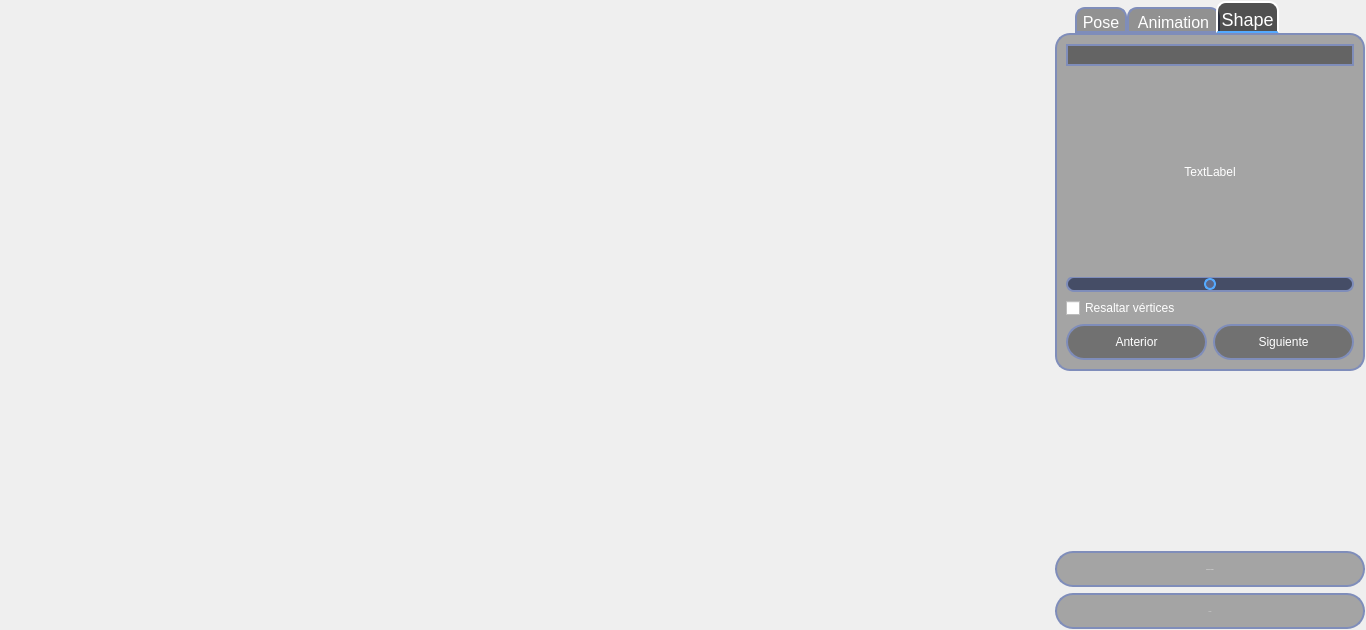
<?xml version="1.0" encoding="UTF-8"?>
<ui version="4.0">
 <class>OnlyMesh</class>
 <widget class="QWidget" name="OnlyMesh">
  <property name="geometry">
   <rect>
    <x>0</x>
    <y>0</y>
    <width>1366</width>
    <height>630</height>
   </rect>
  </property>
  <property name="windowTitle">
   <string>Form</string>
  </property>
  <property name="styleSheet">
   <string notr="true">QLabel {
background-color: none;
color: #FFF;
font: 16px &quot;Open Sans&quot;
}

/* ========================&gt; SLIDERS*/
QSlider {
background-color: none;
color: #FFF;
font: 16px &quot;Open Sans&quot;
}
QSlider::groove:horizontal {
    border: 2px solid rgb(127, 141, 186);
	border-radius: 8px;
    height:8px; /* the groove expands to the size of the slider by default. by giving it a height, it has a fixed size */
    background: rgb(69, 77, 102);
    margin: 2px 0;
	padding:2px;
}
QSlider::handle:horizontal {
    background: rgb(93, 103, 136);
    border: 2px solid rgb(85, 170, 255);
	border-radius: 6px;
    width: 8px;
    margin: -2px 0; /* handle is placed by default on the contents rect of the groove. Expand outside the groove */
}
QSlider::handle:horizontal:hover {
	border-color:rgb(85, 170, 255);
	background-color: rgb(0, 0, 0, 80);	
}

QSlider::handle:horizontal:pressed {
	border-color:rgb(255, 170, 0);
	background-color: rgb(0, 0, 0, 80);
}

/* ========================&gt; PUSH BUTTONS*/
QPushButton{
border-width: 2px;
border-style: solid;
border-color: rgb(127, 141, 186);
border-radius: 18px;
color: #FFF;
background-color:rgb(0, 0, 0, 80);
padding-left: 20px;
padding-right: 20px;
padding-top: 5px;
padding-bottom: 5px;
font: 16px &quot;Open Sans&quot;
}
QPushButton:hover{
border-color:rgb(85, 170, 255);
background-color: rgb(0, 0, 0, 120);
}

QPushButton:pressed{
border-color:rgb(255, 170, 0);
background-color: rgb(0, 0, 0, 150);
}

QPushButton:disabled{
color: rgb(132, 132, 132);
background-color: rgb(0, 0, 0, 180);
}


/* ========================&gt; TABS*/
QTabWidget {
background-color: rgba(0,0,0,80);
color: #FFF;
font: &quot;Open Sans&quot;;  
}
QTabWidget::pane { /* The tab widget frame */
    border: 2px solid rgb(127, 141, 186);
	border-radius: 15px;
	background-color:  rgba(0,0,0,80);
	font: &quot;Open Sans&quot;;
}

QTabWidget::tab-bar {
    left: 20px; /* move to the right by 5px */
	font: &quot;Open Sans&quot;;
}

/* Style the tab using the tab sub-control. Note that
    it reads QTabBar _not_ QTabWidget  Son las pestanas Pose, Animation, Shape*/
QTabBar::tab {
    border: 2px solid rgb(127, 141, 186);
    border-bottom-color:  rgb(127, 141, 186); /* same as the pane color */
    border-top-left-radius: 10px;
    border-top-right-radius: 10px;
    min-width: 8ex;
    padding: 2px;
	padding-bottom: -3px;
	font:14px &quot;Open Sans&quot;;
	color: #FFF;
}

QTabBar::tab:selected, QTabBar::tab:hover {
    background: rgba(0, 0, 0, 170);
}

QTabBar::tab:selected {
    border-color: #FFF;
    border-bottom-color:rgb(85, 170, 255); /* same as pane color */
	/* make use of negative margins for overlapping tabs */
	/* expand/overlap to the left and right by 4px */
	margin-left: -4px;
    margin-right: -4px;
	font-size:18px;
}

QTabBar::tab:!selected {
	background: rgba(0, 0, 0, 100);
    margin-top: 6 px; /* make non-selected tabs look smaller */
	font-size:16px
}

QTabBar::tab:first:selected {
    margin-left: 0; /* the first selected tab has nothing to overlap with on the left */
}

QTabBar::tab:last:selected {
    margin-right: 0; /* the last selected tab has nothing to overlap with on the right */
}

QTabBar::tab:only-one {
    margin: 0; /* if there is only one tab, we don't want overlapping margins */
}


/* ========================&gt; COMBO BOXES*/
QComboBox {
    border: 2px solid rgb(127, 141, 186);
    border-radius: 13px;
    padding: 1px 18px 1px 7px;
    min-width: 6em;
	background-color: rgba(0, 0, 0, 100); 
	color: #FFF;
	font: 14px &quot;Open Sans&quot;
}
QComboBox:on { /* shift the text when the popup opens */
    padding-top: 3px;
    padding-left: 6px;
	border-color:rgb(85, 170, 255);
    background-color:rgba(0, 0, 0,130);
	color: #FFF;
}

QComboBox::drop-down {
    subcontrol-origin: padding;
    subcontrol-position: top right;
    width: 15px;
    border-left-width: 0px;
    border-left-color: rgb(85, 170, 255);
    border-left-style: solid; /* just a single line */
    border-top-right-radius: 3px; /* same radius as the QComboBox */
    border-bottom-right-radius: 3px;
	color: #FFF;
	font: 12px &quot;Open Sans&quot;
}

QComboBox::down-arrow {
    image: url(&quot;images/down-arrow.png&quot;);
	padding-right: 3px;
}

/* shift the arrow when popup is open */
QComboBox::down-arrow:on { 
    image: url(&quot;images/up-arrow.png&quot;); 
   
}

/*Con esto seteo el fondo y la letra de las opciones que se despliegan*/
QComboBox QAbstractItemView {
    border: 2px solid  rgb(85, 170, 255);
    selection-background-color: rgb(0, 132, 198);	
	background-color: rgba(0, 0, 0,70 );
	color: #FFF;
}

/* Sets up scrollbar size, border, color */
QScrollBar:vertical {
border: 1px solid rgb(127, 141, 186);
border-radius: 5px;
background: black;
width: 12px;
/* margin sets up how far the handle can travel*/

margin-left: 0px;
margin-right: 2px;
margin-top: 2px;
margin-bottom: 2px;
/*margin: 0px 0px 0px 0px;*/
}

/* Sets up the color and height of handle */
QScrollBar::handle:vertical {
border: 1px rgb(85, 170, 255);
border-radius: 4px;
width:10px;
background: rgb(127, 141, 186);
min-height: 48px;
}

QScrollBar::handle:vertical:pressed {
	background:qlineargradient(spread:pad, x1:0, y1:0, x2:1, y2:1, stop:0 rgba(0, 170, 255, 255), stop:1 rgba(0, 255, 255, 255));
}

/* This remvoes the bottom button by setting the height to 0px */
QScrollBar::add-line:vertical {
height: 0px;
subcontrol-position: bottom;
subcontrol-origin: margin;
}

/* This remvoes the top button by setting the height to 0px */
QScrollBar::sub-line:vertical {
height: 0px;
subcontrol-position: top;
subcontrol-origin: margin;
}

/* need this to get rid of crosshatching on scrollbar background */
QScrollBar::add-page:vertical, QScrollBar::sub-page:vertical {
background: none;
}






/* ========================&gt; CHECK BOXES*/

QCheckBox{
	background-color: none;
	color: #FFF;
	font: 12px &quot;Open Sans&quot;
}
</string>
  </property>
  <layout class="QHBoxLayout" name="horizontalLayout">
   <property name="spacing">
    <number>6</number>
   </property>
   <property name="leftMargin">
    <number>5</number>
   </property>
   <property name="topMargin">
    <number>1</number>
   </property>
   <property name="rightMargin">
    <number>1</number>
   </property>
   <property name="bottomMargin">
    <number>1</number>
   </property>
   <item>
    <spacer name="horizontalSpacer_2">
     <property name="orientation">
      <enum>Qt::Horizontal</enum>
     </property>
     <property name="sizeType">
      <enum>QSizePolicy::Minimum</enum>
     </property>
     <property name="sizeHint" stdset="0">
      <size>
       <width>10</width>
       <height>20</height>
      </size>
     </property>
    </spacer>
   </item>
   <item>
    <layout class="QVBoxLayout" name="verticalLayout_3">
     <property name="spacing">
      <number>0</number>
     </property>
     <item>
      <spacer name="verticalSpacer_2">
       <property name="orientation">
        <enum>Qt::Vertical</enum>
       </property>
       <property name="sizeHint" stdset="0">
        <size>
         <width>20</width>
         <height>500</height>
        </size>
       </property>
      </spacer>
     </item>
     <item>
      <widget class="QLabel" name="img_label">
       <property name="sizePolicy">
        <sizepolicy hsizetype="Minimum" vsizetype="Minimum">
         <horstretch>0</horstretch>
         <verstretch>0</verstretch>
        </sizepolicy>
       </property>
       <property name="minimumSize">
        <size>
         <width>1000</width>
         <height>563</height>
        </size>
       </property>
       <property name="maximumSize">
        <size>
         <width>16777215</width>
         <height>16777215</height>
        </size>
       </property>
       <property name="text">
        <string/>
       </property>
      </widget>
     </item>
     <item>
      <spacer name="verticalSpacer_3">
       <property name="orientation">
        <enum>Qt::Vertical</enum>
       </property>
       <property name="sizeHint" stdset="0">
        <size>
         <width>20</width>
         <height>500</height>
        </size>
       </property>
      </spacer>
     </item>
    </layout>
   </item>
   <item>
    <spacer name="horizontalSpacer">
     <property name="orientation">
      <enum>Qt::Horizontal</enum>
     </property>
     <property name="sizeType">
      <enum>QSizePolicy::Minimum</enum>
     </property>
     <property name="sizeHint" stdset="0">
      <size>
       <width>10</width>
       <height>20</height>
      </size>
     </property>
    </spacer>
   </item>
   <item>
    <layout class="QVBoxLayout" name="verticalLayout_5">
     <item>
      <widget class="QTabWidget" name="tabWidget_2">
       <property name="minimumSize">
        <size>
         <width>310</width>
         <height>370</height>
        </size>
       </property>
       <property name="maximumSize">
        <size>
         <width>310</width>
         <height>16777215</height>
        </size>
       </property>
       <property name="font">
        <font>
         <pointsize>14</pointsize>
         <weight>50</weight>
         <italic>false</italic>
         <bold>false</bold>
        </font>
       </property>
       <property name="currentIndex">
        <number>2</number>
       </property>
       <widget class="QWidget" name="pose_tab_2">
        <attribute name="title">
         <string>Pose</string>
        </attribute>
        <layout class="QHBoxLayout" name="horizontalLayout_2">
         <property name="spacing">
          <number>0</number>
         </property>
         <property name="leftMargin">
          <number>9</number>
         </property>
         <property name="topMargin">
          <number>9</number>
         </property>
         <property name="rightMargin">
          <number>9</number>
         </property>
         <property name="bottomMargin">
          <number>9</number>
         </property>
         <item>
          <layout class="QVBoxLayout" name="verticalLayout_6">
           <property name="spacing">
            <number>0</number>
           </property>
           <item>
            <widget class="QLabel" name="txt_rotXZ_2">
             <property name="minimumSize">
              <size>
               <width>209</width>
               <height>0</height>
              </size>
             </property>
             <property name="font">
              <font>
               <family>Open Sans</family>
               <pointsize>-1</pointsize>
               <weight>50</weight>
               <italic>false</italic>
               <bold>false</bold>
              </font>
             </property>
             <property name="text">
              <string>Rotar XZ</string>
             </property>
             <property name="alignment">
              <set>Qt::AlignBottom|Qt::AlignHCenter</set>
             </property>
            </widget>
           </item>
           <item>
            <widget class="QSlider" name="rotar_XZ_2">
             <property name="minimum">
              <number>-3141</number>
             </property>
             <property name="maximum">
              <number>3141</number>
             </property>
             <property name="value">
              <number>0</number>
             </property>
             <property name="orientation">
              <enum>Qt::Horizontal</enum>
             </property>
            </widget>
           </item>
           <item>
            <widget class="QLabel" name="txt_rotXY_2">
             <property name="maximumSize">
              <size>
               <width>16777215</width>
               <height>16777215</height>
              </size>
             </property>
             <property name="font">
              <font>
               <family>Open Sans</family>
               <pointsize>-1</pointsize>
               <weight>50</weight>
               <italic>false</italic>
               <bold>false</bold>
              </font>
             </property>
             <property name="text">
              <string>Rotar XY</string>
             </property>
             <property name="alignment">
              <set>Qt::AlignBottom|Qt::AlignHCenter</set>
             </property>
            </widget>
           </item>
           <item>
            <widget class="QSlider" name="rotar_XY_2">
             <property name="minimum">
              <number>-3141</number>
             </property>
             <property name="maximum">
              <number>3141</number>
             </property>
             <property name="value">
              <number>0</number>
             </property>
             <property name="orientation">
              <enum>Qt::Horizontal</enum>
             </property>
            </widget>
           </item>
           <item>
            <widget class="QLabel" name="txt_rotYZ_2">
             <property name="font">
              <font>
               <family>Open Sans</family>
               <pointsize>-1</pointsize>
               <weight>50</weight>
               <italic>false</italic>
               <bold>false</bold>
              </font>
             </property>
             <property name="text">
              <string>Rotar YZ</string>
             </property>
             <property name="alignment">
              <set>Qt::AlignBottom|Qt::AlignHCenter</set>
             </property>
            </widget>
           </item>
           <item>
            <widget class="QSlider" name="rotar_YZ_2">
             <property name="minimum">
              <number>0</number>
             </property>
             <property name="maximum">
              <number>6282</number>
             </property>
             <property name="value">
              <number>3141</number>
             </property>
             <property name="orientation">
              <enum>Qt::Horizontal</enum>
             </property>
            </widget>
           </item>
           <item>
            <widget class="QLabel" name="txt_trasX_2">
             <property name="font">
              <font>
               <family>Open Sans</family>
               <pointsize>-1</pointsize>
               <weight>50</weight>
               <italic>false</italic>
               <bold>false</bold>
              </font>
             </property>
             <property name="text">
              <string>Trasladar X</string>
             </property>
             <property name="alignment">
              <set>Qt::AlignBottom|Qt::AlignHCenter</set>
             </property>
            </widget>
           </item>
           <item>
            <widget class="QSlider" name="trasladar_X_2">
             <property name="minimum">
              <number>-1000</number>
             </property>
             <property name="maximum">
              <number>1000</number>
             </property>
             <property name="orientation">
              <enum>Qt::Horizontal</enum>
             </property>
            </widget>
           </item>
           <item>
            <widget class="QLabel" name="txt_trasY_2">
             <property name="font">
              <font>
               <family>Open Sans</family>
               <pointsize>-1</pointsize>
               <weight>50</weight>
               <italic>false</italic>
               <bold>false</bold>
              </font>
             </property>
             <property name="text">
              <string>Trasladar Y</string>
             </property>
             <property name="alignment">
              <set>Qt::AlignBottom|Qt::AlignHCenter</set>
             </property>
            </widget>
           </item>
           <item>
            <widget class="QSlider" name="trasladar_Y_2">
             <property name="minimum">
              <number>-1000</number>
             </property>
             <property name="maximum">
              <number>1000</number>
             </property>
             <property name="singleStep">
              <number>0</number>
             </property>
             <property name="value">
              <number>0</number>
             </property>
             <property name="orientation">
              <enum>Qt::Horizontal</enum>
             </property>
            </widget>
           </item>
           <item>
            <widget class="QLabel" name="txt_trasZ_2">
             <property name="font">
              <font>
               <family>Open Sans</family>
               <pointsize>-1</pointsize>
               <weight>50</weight>
               <italic>false</italic>
               <bold>false</bold>
              </font>
             </property>
             <property name="text">
              <string>Trasladar Z</string>
             </property>
             <property name="alignment">
              <set>Qt::AlignBottom|Qt::AlignHCenter</set>
             </property>
            </widget>
           </item>
           <item>
            <widget class="QSlider" name="trasladar_Z_2">
             <property name="minimum">
              <number>100</number>
             </property>
             <property name="maximum">
              <number>1500</number>
             </property>
             <property name="value">
              <number>800</number>
             </property>
             <property name="sliderPosition">
              <number>800</number>
             </property>
             <property name="orientation">
              <enum>Qt::Horizontal</enum>
             </property>
            </widget>
           </item>
          </layout>
         </item>
        </layout>
       </widget>
       <widget class="QWidget" name="animation_tab_2">
        <attribute name="title">
         <string>Animation</string>
        </attribute>
        <layout class="QHBoxLayout" name="horizontalLayout_5">
         <item>
          <layout class="QVBoxLayout" name="verticalLayout">
           <item>
            <widget class="QComboBox" name="animation_list_2">
             <property name="font">
              <font>
               <family>Open Sans</family>
               <pointsize>-1</pointsize>
               <weight>50</weight>
               <italic>false</italic>
               <bold>false</bold>
              </font>
             </property>
             <property name="currentText">
              <string/>
             </property>
            </widget>
           </item>
           <item>
            <widget class="QLabel" name="animation_txt_2">
             <property name="layoutDirection">
              <enum>Qt::LeftToRight</enum>
             </property>
             <property name="text">
              <string>TextLabel</string>
             </property>
             <property name="alignment">
              <set>Qt::AlignCenter</set>
             </property>
            </widget>
           </item>
           <item>
            <widget class="QSlider" name="animation_slider_2">
             <property name="minimum">
              <number>-200</number>
             </property>
             <property name="maximum">
              <number>200</number>
             </property>
             <property name="orientation">
              <enum>Qt::Horizontal</enum>
             </property>
            </widget>
           </item>
           <item>
            <widget class="QCheckBox" name="animation_checkbox_2">
             <property name="text">
              <string>Resaltar vértices</string>
             </property>
            </widget>
           </item>
           <item>
            <layout class="QHBoxLayout" name="horizontalLayout_3">
             <item>
              <widget class="QPushButton" name="animation_back_2">
               <property name="minimumSize">
                <size>
                 <width>0</width>
                 <height>36</height>
                </size>
               </property>
               <property name="maximumSize">
                <size>
                 <width>16777215</width>
                 <height>36</height>
                </size>
               </property>
               <property name="text">
                <string>Anterior</string>
               </property>
              </widget>
             </item>
             <item>
              <widget class="QPushButton" name="animation_next_2">
               <property name="minimumSize">
                <size>
                 <width>0</width>
                 <height>36</height>
                </size>
               </property>
               <property name="maximumSize">
                <size>
                 <width>16777215</width>
                 <height>36</height>
                </size>
               </property>
               <property name="text">
                <string>Siguiente</string>
               </property>
              </widget>
             </item>
            </layout>
           </item>
          </layout>
         </item>
        </layout>
       </widget>
       <widget class="QWidget" name="shape_tab_2">
        <attribute name="title">
         <string>Shape</string>
        </attribute>
        <layout class="QHBoxLayout" name="horizontalLayout_6">
         <item>
          <layout class="QVBoxLayout" name="verticalLayout_2">
           <item>
            <widget class="QComboBox" name="shape_list_2">
             <property name="font">
              <font>
               <family>Open Sans</family>
               <pointsize>-1</pointsize>
               <weight>50</weight>
               <italic>false</italic>
               <bold>false</bold>
              </font>
             </property>
             <property name="currentText">
              <string/>
             </property>
            </widget>
           </item>
           <item>
            <widget class="QLabel" name="shape_txt_2">
             <property name="layoutDirection">
              <enum>Qt::LeftToRight</enum>
             </property>
             <property name="text">
              <string>TextLabel</string>
             </property>
             <property name="alignment">
              <set>Qt::AlignCenter</set>
             </property>
            </widget>
           </item>
           <item>
            <widget class="QSlider" name="shape_slider_2">
             <property name="minimum">
              <number>-150</number>
             </property>
             <property name="maximum">
              <number>150</number>
             </property>
             <property name="orientation">
              <enum>Qt::Horizontal</enum>
             </property>
            </widget>
           </item>
           <item>
            <widget class="QCheckBox" name="shape_checkbox_2">
             <property name="text">
              <string>Resaltar vértices</string>
             </property>
            </widget>
           </item>
           <item>
            <layout class="QHBoxLayout" name="horizontalLayout_4">
             <item>
              <widget class="QPushButton" name="shape_back_2">
               <property name="minimumSize">
                <size>
                 <width>0</width>
                 <height>36</height>
                </size>
               </property>
               <property name="maximumSize">
                <size>
                 <width>16777215</width>
                 <height>36</height>
                </size>
               </property>
               <property name="text">
                <string>Anterior</string>
               </property>
              </widget>
             </item>
             <item>
              <widget class="QPushButton" name="shape_next_2">
               <property name="minimumSize">
                <size>
                 <width>0</width>
                 <height>36</height>
                </size>
               </property>
               <property name="maximumSize">
                <size>
                 <width>16777215</width>
                 <height>36</height>
                </size>
               </property>
               <property name="text">
                <string>Siguiente</string>
               </property>
              </widget>
             </item>
            </layout>
           </item>
          </layout>
         </item>
        </layout>
       </widget>
      </widget>
     </item>
     <item>
      <spacer name="verticalSpacer">
       <property name="orientation">
        <enum>Qt::Vertical</enum>
       </property>
       <property name="sizeHint" stdset="0">
        <size>
         <width>20</width>
         <height>40</height>
        </size>
       </property>
      </spacer>
     </item>
     <item>
      <widget class="QPushButton" name="boton_reset_2">
       <property name="sizePolicy">
        <sizepolicy hsizetype="Preferred" vsizetype="Preferred">
         <horstretch>0</horstretch>
         <verstretch>0</verstretch>
        </sizepolicy>
       </property>
       <property name="minimumSize">
        <size>
         <width>310</width>
         <height>36</height>
        </size>
       </property>
       <property name="maximumSize">
        <size>
         <width>310</width>
         <height>36</height>
        </size>
       </property>
       <property name="font">
        <font>
         <family>Open Sans</family>
         <pointsize>-1</pointsize>
         <weight>50</weight>
         <italic>false</italic>
         <bold>false</bold>
        </font>
       </property>
       <property name="text">
        <string>Reiniciar Modelo</string>
       </property>
      </widget>
     </item>
     <item>
      <widget class="QPushButton" name="key_frame_ready_2">
       <property name="minimumSize">
        <size>
         <width>310</width>
         <height>36</height>
        </size>
       </property>
       <property name="maximumSize">
        <size>
         <width>310</width>
         <height>36</height>
        </size>
       </property>
       <property name="font">
        <font>
         <family>Open Sans</family>
         <pointsize>-1</pointsize>
         <weight>50</weight>
         <italic>false</italic>
         <bold>false</bold>
        </font>
       </property>
       <property name="text">
        <string>LISTO</string>
       </property>
      </widget>
     </item>
    </layout>
   </item>
  </layout>
 </widget>
 <resources/>
 <connections/>
</ui>
